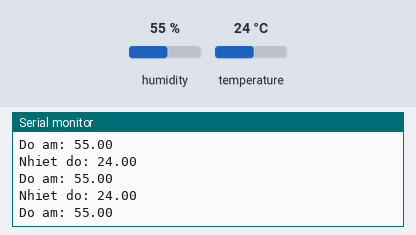
Bench run of a sketch on a simulated Arduino Uno, built with avr-gcc and run on an emulated ATmega328P. On the bench: the last lines printed to the serial monitor. The test bench sets the inputs (shaded band); at power-on: humidity 55 %, temperature 24 °C.

Above: at 2.8 s.
2.9 s: humidity set to 22 %
At 4.5 s:
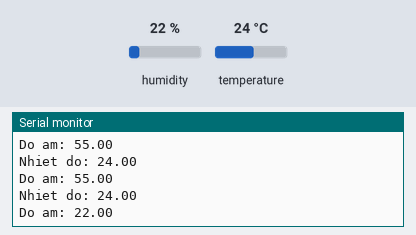
5.6 s: temperature set to 12 °C
At 7.8 s:
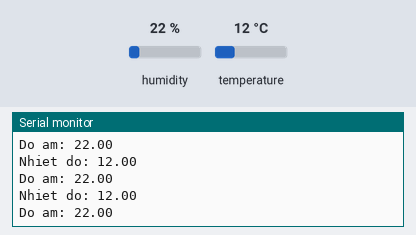
8.3 s: humidity set to 40 %
At 11.5 s:
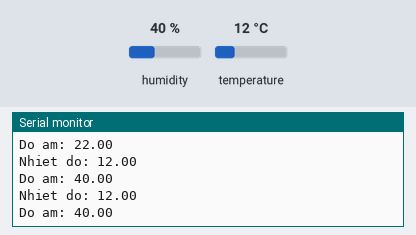
Timing chart, 0 to 13.0 s (numbered marks = the images above; inputs shaded):
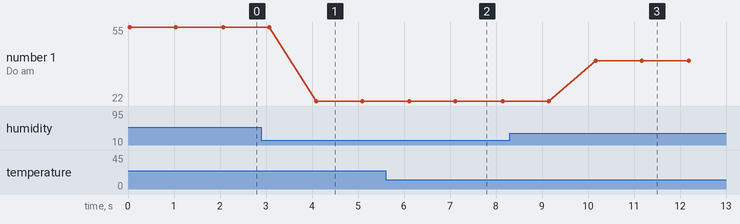

The sketch:

DHT11.ino
```cpp
#include <DHT.h>

#define DHTPIN 2
#define DHTTYPE DHT11 //Khai báo loại cảm biến, có 2 loại là DHT11 và DHT22

DHT dht(DHTPIN, DHTTYPE);

void setup() {
  Serial.begin(9600);
  dht.begin();         // Khởi động cảm biến
}

void loop() {
  float h = dht.readHumidity();    //Đọc độ ẩm
  float t = dht.readTemperature(); //Đọc nhiệt độ
  if (isnan(h) || isnan(t)) {
     Serial.println("Failed to read from DHT sensor!");
     return;
  }

  Serial.print("Nhiet do: "); Serial.println(t);
  Serial.print("Do am: ");    Serial.println(h);

  Serial.println();
  delay(1000);
}
```

Measured:
- after the input at 2.9 s, the serial monitor: prints a new line after 1.2 s (image 1)
- after the input at 5.6 s, the serial monitor: prints a new line after 0.50 s (image 2)
- after the input at 8.3 s, the serial monitor: prints a new line after 1.9 s (image 3)
- plotted number 1: 55 → 22 after the input at 2.9 s, 22 → 40 after the input at 8.3 s
